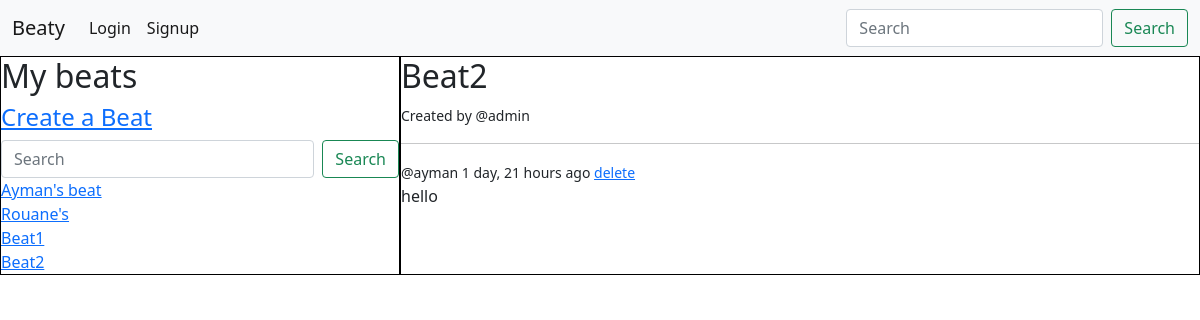
Screenshot of /beat/2/ with the database file from the repository.
### base/models.py (models this page shows, shortened)
class Beat(models.Model):
    creater = models.ForeignKey(User, on_delete=models.CASCADE)
    name = models.CharField(max_length=200)
    description = models.TextField(null=True, blank=True)
    members = models.ManyToManyField(User, related_name='members', blank=True)
    updated = models.DateTimeField(auto_now=True)
    created = models.DateTimeField(auto_now_add=True)
    class Meta:
        ordering = ['-updated']

class User(AbstractUser):
    email = models.EmailField(unique=True, null=False)
    bio = models.TextField(default="")
    birthday=models.DateField(auto_now=False, null=True, blank=True)
    USERNAME_FIELD = 'email'
    REQUIRED_FIELDS = []
    def __str__(self):
        return self.username

class Message(models.Model):
    user = models.ForeignKey(User, on_delete=models.CASCADE)
    beat = models.ForeignKey(Beat, on_delete=models.CASCADE)
    body = models.TextField()
    created = models.DateTimeField(auto_now_add=True)
    class Meta:
        ordering = ['created']

### base/views.py (the view, shortened to what this page needs)
# urls.py: path('beat/<str:pk>/', views.beat, name="beat"),
def beat(request, pk):
    beats = Beat.objects.all()
    beat = Beat.objects.get(id=pk)
    chat = beat.message_set.all()
    context = {'beat': beat, 'chat': chat, 'beats': beats}
    return render(request, 'base/beat.html', context)

### base/templates/base/beat.html (shortened to what this page needs)
{% extends 'main.html' %}
{% block content %}
<div class="home-container">
    <div class="beats-list home-section">
        {% include 'base/beats-list.html' %}
    </div>
    <div class="beat home-section">
        <h2>{{beat.name}}</h2>
        {% if beat %}
        <small>Created by @{{beat.creater}}</small>
        <hr>
        {% endif %}
        {% for msg in chat %}
            <div>
                <small>@{{msg.user}} {{msg.created|timesince}} ago <a href="{% url 'delete-msg' msg.id %}">delete</a></small>
                <p>{{msg.body}}</p>
            </div>
        {% endfor %}
    </div>
</div>
{% endblock %}

### base/templates/base/beats-list.html
<h2>My beats</h2>
<h4><a href="{% url 'create' %}">Create a Beat</a></h4>
<form class="d-flex" method="get" action="{% url 'home' %}">
    <input class="form-control me-2" type="search" placeholder="Search" name="search" value="{{search}}">
    <button class="btn btn-outline-success" type="submit">Search</button>
</form>
{% for beat in beats %}
    <div>
        <a href="{% url 'beat' beat.id %}">{{beat.name}}</a>
    </div>
{% endfor %}

### templates/main.html (style rules this page uses)
.home-container { display: grid; grid-template-columns: 1fr 2fr; }
.home-section { border: 1px solid black; }

### rows the page displays
Beat: name "Ayman's beat"
Beat: name "Rouane's"
Beat: name "Beat1"
Beat: name "Beat2", creater "admin"
Message: user "ayman", created "1 day, 21 hours", body "hello"
